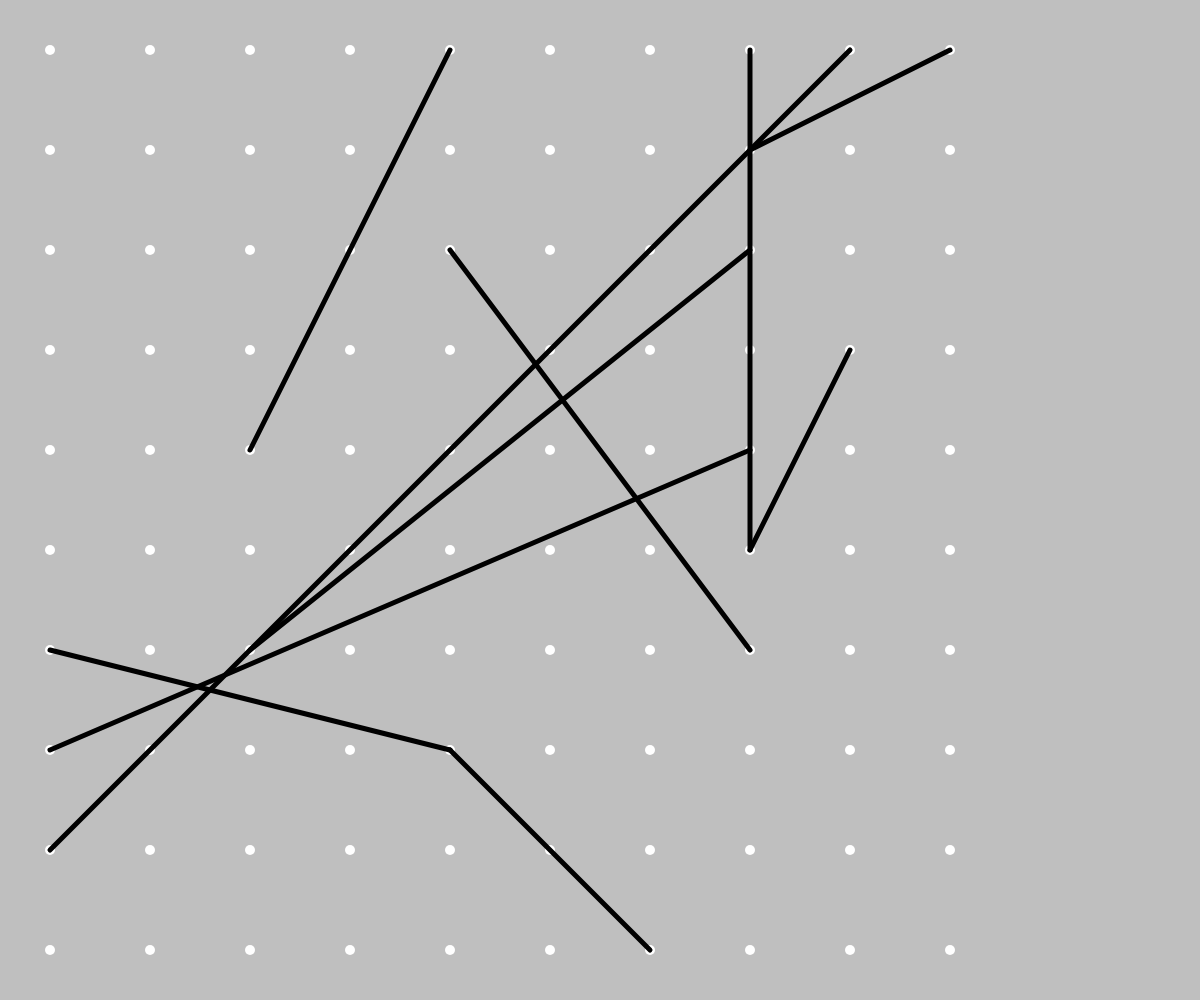
Frame 1 (no input)
Frame 2 (the mouse pressed at the canvas centre, redrawn once): identical to frame 1, image omitted

The p5.js sketch that drew this single still picture (run headless with seeded random() and noise() and a simulated clock; the mouse was pressed at the canvas centre and the sketch redrawn once):

// p5.js sketch
// ── sketch.js
let field, connections;
const xCount = 10;

function setup() {
  // console.log('setup');
  colorMode(HSB, 1);
  createCanvas(innerWidth, innerHeight);
  field = buildTable();
  connections = buildConnections(field);
  // console.table(field);
}


function draw() {
  console.log('step');
  // console.log(new sixDegreeNode()+' ');
  background(.75);
  drawField(field);

  drawConnections(connections);
  noLoop();
  // console.log('stepDone');
}

function drawField(points) {
  fill(1)
  noStroke();
  let minAxis = Math.min(width, height);
  let newScale = minAxis;
  scale(newScale);
  translate(.05, .05);
  for (let index = 0; index < points.length; index++) {
    const point = points[index];
    circle(point.x, point.y, .01);
  }
}

function drawConnections(links) {
  stroke(0);
  strokeWeight(.005);
  const c = links.length;
  for (let index = 0; index < c; index++) {
    const link = links[index];
    const a = link.left;
    const b = link.right;
    line(a.x, a.y, b.x, b.y);
  }
}


function buildTable() {
  points = [];
  for (let i = 0; i < xCount; i++) {
    for (let j = 0; j < xCount; j++) {
      const nodeObject = {
        x: i / xCount,
        y: j / xCount
      }
      points.push(nodeObject);
    }
  }
  return points;
}
// function buildConnectionsFamily() {
//   links = [];
//   for (let i = 0; i < xCount; i++) {
//     for (let j = 0; j < xCount; j++) {
//       for (let k = j + 1; k < xCount; k++) {
//         const connection = { left: i * xCount + j, right: i * xCount + k }
//         links.push(connection);
//       }
//     }
//   }
//   return links;
// }
function buildConnections(points) {
  links = [];
  for (let i = 0; i < 10; i++) {
    const l = floor(random(points.length));
    const r = floor(l + random(points.length) + points.length - 1) % points.length;
    const connection = { left: points[l], right: points[r] }
    links.push(connection);
  }
  return links;
}

function mousePressed() { }

function mouseReleased() {
  connections = buildConnections(field);
  loop();
}

function mouseDragged() {
}

function windowResized() {
  resizeCanvas(innerWidth, innerHeight);
  loop();
}
